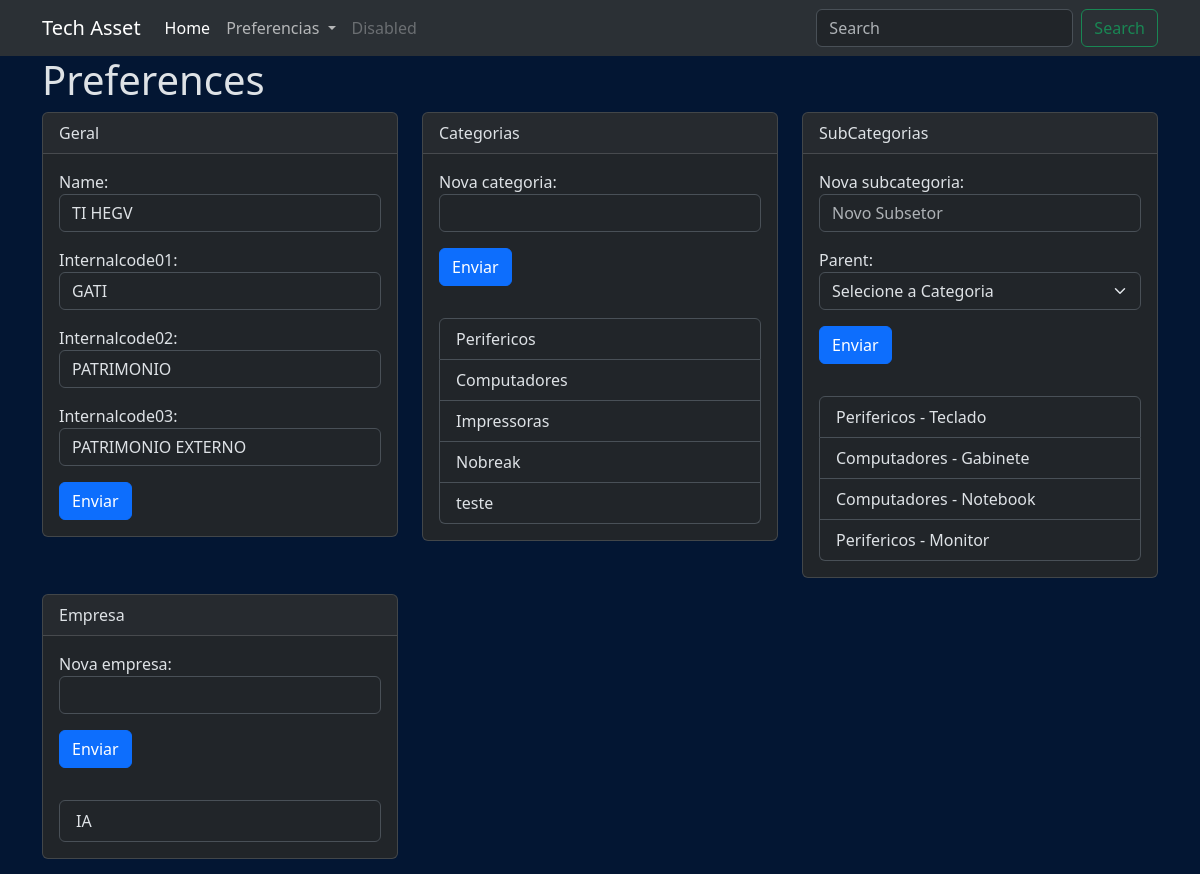
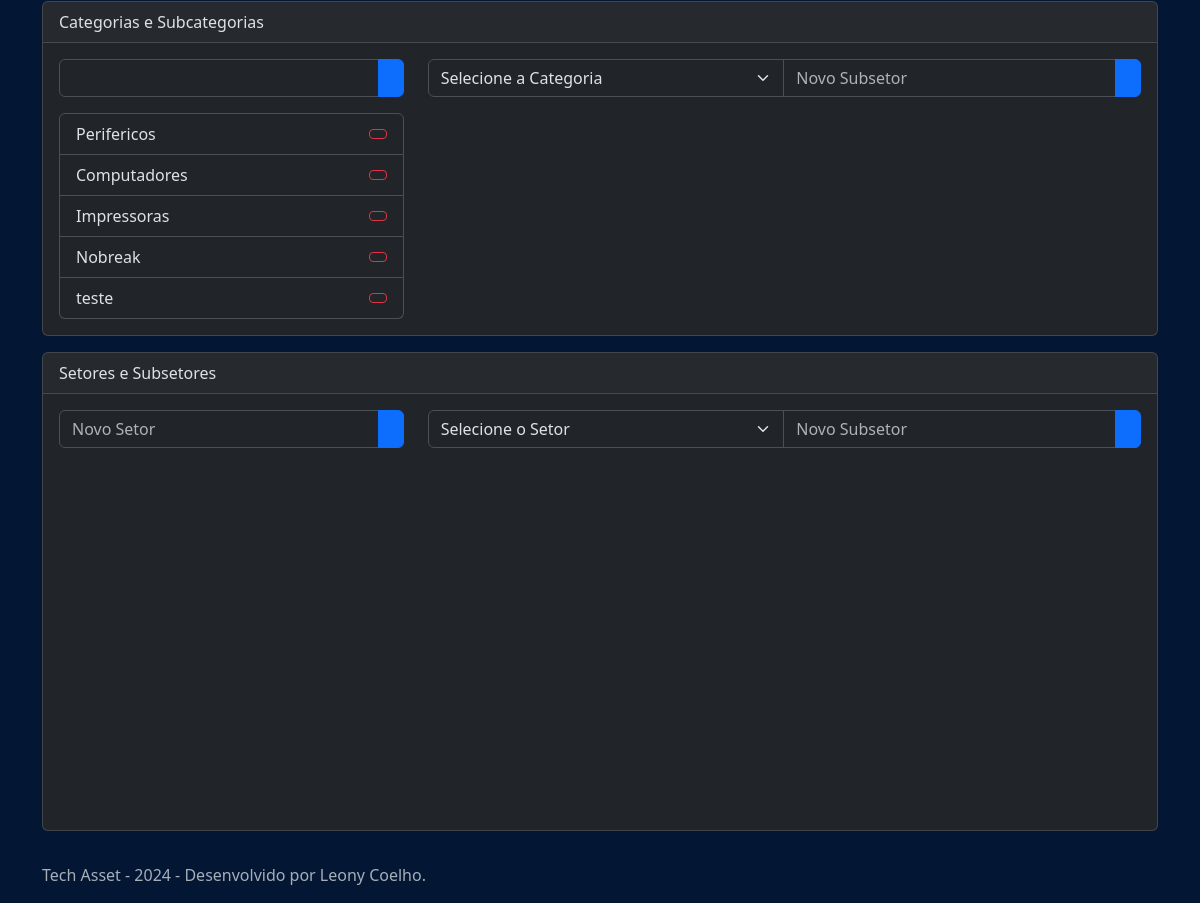
Screenshot of /preferences/ with the database file from the repository (2 pictures, top to bottom).
### app_tech_asset/models.py (models this page shows, shortened)
class GlobalSettings(models.Model):
    name = models.CharField(null=True, max_length=50)
    internalcode01 = models.CharField(max_length=50, null=True)
    internalcode02 = models.CharField(max_length=50, null=True)
    internalcode03 = models.CharField(max_length=50, null=True)

class Category(models.Model):
    name = models.CharField(null=False, max_length=50)
    def __str__(self):
        return self.name

class SubCategory(models.Model):
    parent = models.ForeignKey(Category, blank=True, on_delete=models.CASCADE)
    name = models.CharField(null=False, max_length=50)

class RentalCompany(models.Model):
    name = models.CharField(null=False, max_length=50)

### app_tech_asset/views.py (the view)
# urls.py: path('preferences/', views.preferences, name='preferences'),
def preferences(request):
    categoryform = CategoryForm()
    subcategoryform = SubCategoryForm()
    sectorform = SectorForm()
    subsectorform = SubSectorForm()
    rentalcompanyform = RentalCompanyForm()
    globalform = GlobalForm()
    category_list = Category.objects.all()
    subcategory_list = SubCategory.objects.all()
    category_list_alt = Category.objects.prefetch_related('subcategory_set').all()
    subcategory_list_alt = SubCategory.objects.all()
    context = {
        'categoryform': categoryform,
        'subcategoryform': subcategoryform,
        'sectorform': sectorform,
        'subsectorform': subsectorform,
        'rentalcompanyform': rentalcompanyform,
        'globalform': globalform,
        'category_list': category_list,
        'subcategory_list': subcategory_list,
        'category_list_alt': category_list_alt,
        'subcategory_list_alt': subcategory_list_alt,
    }
    return render(request, 'preferences.html', context)

### app_tech_asset/forms.py
class CategoryForm(forms.Form):
    Nova_Categoria = forms.CharField(max_length=50, widget=forms.TextInput(attrs={'class': 'form-control'}))

class SubCategoryForm(forms.Form):
    Nova_SubCategoria = forms.CharField(max_length=50, widget=forms.TextInput(attrs={'class': 'form-control'}))
    parent = forms.ModelChoiceField(
        queryset=Category.objects.all(),
        widget=forms.Select(attrs={'class': 'form-select'}),
        empty_label="Selecione a Categoria"
    )
    Nova_SubCategoria = forms.CharField(
        max_length=50,
        widget=forms.TextInput(attrs={'class': 'form-control', 'placeholder': 'Novo Subsetor'})
    )

### app_tech_asset/context_processors.py (called while the page is built)
def global_settings(request):
    try:
        settings = GlobalSettings.objects.get(id=1)
    except GlobalSettings.DoesNotExist:
        settings = None
    categories = Category.objects.all()
    subcategories = SubCategory.objects.all()
    sectors = Sector.objects.all()
    subsectors = SubSector.objects.all()
    rental_companies = RentalCompany.objects.all()
    return {
        'global_settings': settings,
        'categories': categories,
        'subcategories': subcategories,
        'sectors': sectors,
        'subsectors': subsectors,
        'rental_companies': rental_companies
        }

### app_tech_asset/models.py (called while the page is built)
    def __str__(self):
        return self.name

### app_tech_asset/templates/preferences.html (shortened to what this page needs)
{% extends 'base.html' %}
{% block content %}
<div class="container">
    <h1>Preferences</h1>
    <div class="row"  data-masonry='{"percentPosition": true }'>
        <div class="col-4">
            <div class="card mb-3">
                <div class="card-header">
                    Geral
                </div>
                <div class="card-body">
                    <form method="post" action="{% url 'global_settings' %}">
                        {{ globalform.as_p }}
                        <button type="submit" class="btn btn-primary">Enviar</button>
                    </form>
                </div>
            </div>
        </div>
        <div class="col-4">
            <div class="card mb-3">
                <div class="card-header">
                    Categorias
                </div>
                <div class="card-body">
                    <form method="post" action="{% url 'new_category' %}">
                        {{ categoryform.as_p }}
                        <button type="submit" class="btn btn-primary">Enviar</button>
                    </form>
                </div>
                <div class="card-body">
                    <ul class="list-group">
                        {% for category in categories %}
                        <li class="list-group-item">{{ category.name }}</li>
                        {% endfor %}
                    </ul>
                </div>
            </div>
        </div>
        <div class="col-4">
            <div class="card mb-3">
                <div class="card-header">
                    SubCategorias
                </div>
                <div class="card-body">
                    <form method="post" action="{% url 'new_subcategory' %}">
                        {{ subcategoryform.as_p }}
                        <button type="submit" class="btn btn-primary">Enviar</button>
                    </form>
                </div>
                <div class="card-body">
                    <ul class="list-group">
                        {% for subcategory in subcategories %}
                        <li class="list-group-item">{{ subcategory.parent}} - {{ subcategory.name }}</li>
                        {% endfor %}
                    </ul>
                </div>
            </div>
        </div>
        <div class="col-4">
            <div class="card mb-3">
                <div class="card-header">
                    Empresa
                </div>
                <div class="card-body">
                    <form method="post" action="{% url 'new_rentalcompany' %}">
                        {{ rentalcompanyform.as_p }}
                        <button type="submit" class="btn btn-primary">Enviar</button>
                    </form>
                </div>
                <div class="card-body">
                    <ul class="list-group">
                        {% for rentalcompany in rental_companies %}
                        <li class="list-group-item">{{ rentalcompany.name }}</li>
                        {% endfor %}
                    </ul>
                </div>
            </div>
        </div>
        <div class="mb-3">
            <div class="card">
                    <div class="card-header">
                        Categorias e Subcategorias
                    </div>
                    <div class="card-body">
                        <div class="row">
                            <div class="col-4">
                                <form method="post" class="mb-3" action="{% url 'new_category' %}">
                                <div class="input-group">
                                    {{ categoryform.Nova_Categoria }}
                                    <button type="submit" class="btn btn-primary"></button>
                            </div>
                            </form>
                            <div class="category-list">
                                <div id="simple-list-example" class="d-flex flex-column gap-2 simple-list-example-scrollspy">
                                    <ul class="list-group" id="category-list">
                                        {% for category in category_list %}
                                        <li class="list-group-item d-flex justify-content-between align-items-center" onclick="showSubcategorys('{{ category.id }}')">
                                            {{ category.name }}
                                            <a href="#" class="btn btn-outline-danger btn-sm" onclick="deletecategory('{{ category.id }}', event)"></a>
                                        </li>
                                        {% endfor %}
                                    </ul>
                                </div>
                            </div>
                        </div>
                        <div class="col-8">
                            <form method="post" class="mb-3" action="{% url 'new_subcategory' %}">
                                <div class="input-group mb-3">
                                    {{ subcategoryform.parent }}
                                    {{ subcategoryform.Nova_SubCategoria }}
                                    <button type="submit" class="btn btn-primary"></button>
                                </div>
                            </form>
                        </div>
                    </div>
                </div>
            </div>
        </div>
        <div class="mb-3">
            {% include "card_sectors.html" %}
        </div>
    </div>
</div>
{% endblock %}

### app_tech_asset/static/css/style.css (style rules this page uses)
body { background-color: var(--bs-primary-bg-subtle); }

### rows the page displays
GlobalSettings: name "TI HEGV", internalcode01 "GATI", internalcode02 "PATRIMONIO", internalcode03 "PATRIMONIO EXTERNO"
Category: name "Perifericos"
Category: name "Computadores"
Category: name "Impressoras"
Category: name "Nobreak"
Category: name "teste"
SubCategory: parent "Perifericos", name "Teclado"
SubCategory: parent "Computadores", name "Gabinete"
SubCategory: parent "Computadores", name "Notebook"
SubCategory: parent "Perifericos", name "Monitor"
RentalCompany: name "IA"
